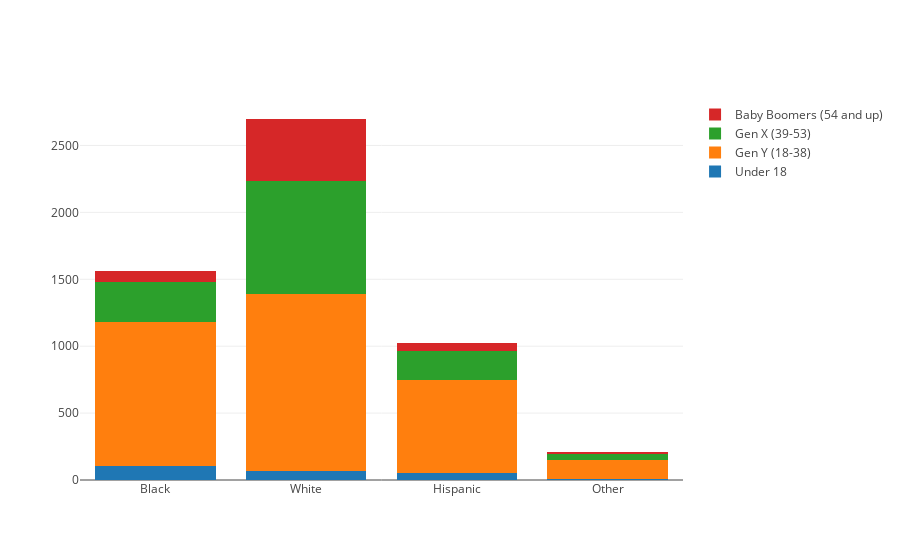

Write notebook code for a chart like this one.
### Code cell
trace_under18 = Bar(
    x=races,
    y=agesunder18,
    name='Under 18'
)
trace_geny = Bar(
    x=races,
    y=genyers,
    name='Gen Y (18-38)'
)
trace_genx = Bar(
    x=races,
    y=genxers,
    name='Gen X (39-53)'
)
trace_genboomer = Bar(
    x=races,
    y=boomers,
    name='Baby Boomers (54 and up)'
)

data = [trace_under18, trace_geny, trace_genx, trace_genboomer]
layout = Layout(
    barmode='stack'
)

fig = Figure(data=data, layout=layout)
iplot(fig)

### Figure 1 — Plotly figure (JSON) as saved in the notebook; plotly's stock layout.template omitted (floating-point values rounded to 4 significant figures)
{"data": [{"name": "Under 18", "type": "bar", "x": ["Black", "White", "Hispanic", "Other"], "y": [104, 70, 55, 9]}, {"name": "Gen Y (18-38)", "type": "bar", "x": ["Black", "White", "Hispanic", "Other"], "y": [1075, 1317, 691, 143]}, {"name": "Gen X (39-53)", "type": "bar", "x": ["Black", "White", "Hispanic", "Other"], "y": [302, 851, 221, 42]}, {"name": "Baby Boomers (54 and up)", "type": "bar", "x": ["Black", "White", "Hispanic", "Other"], "y": [83, 460, 55, 16]}], "layout": {"barmode": "stack"}}
